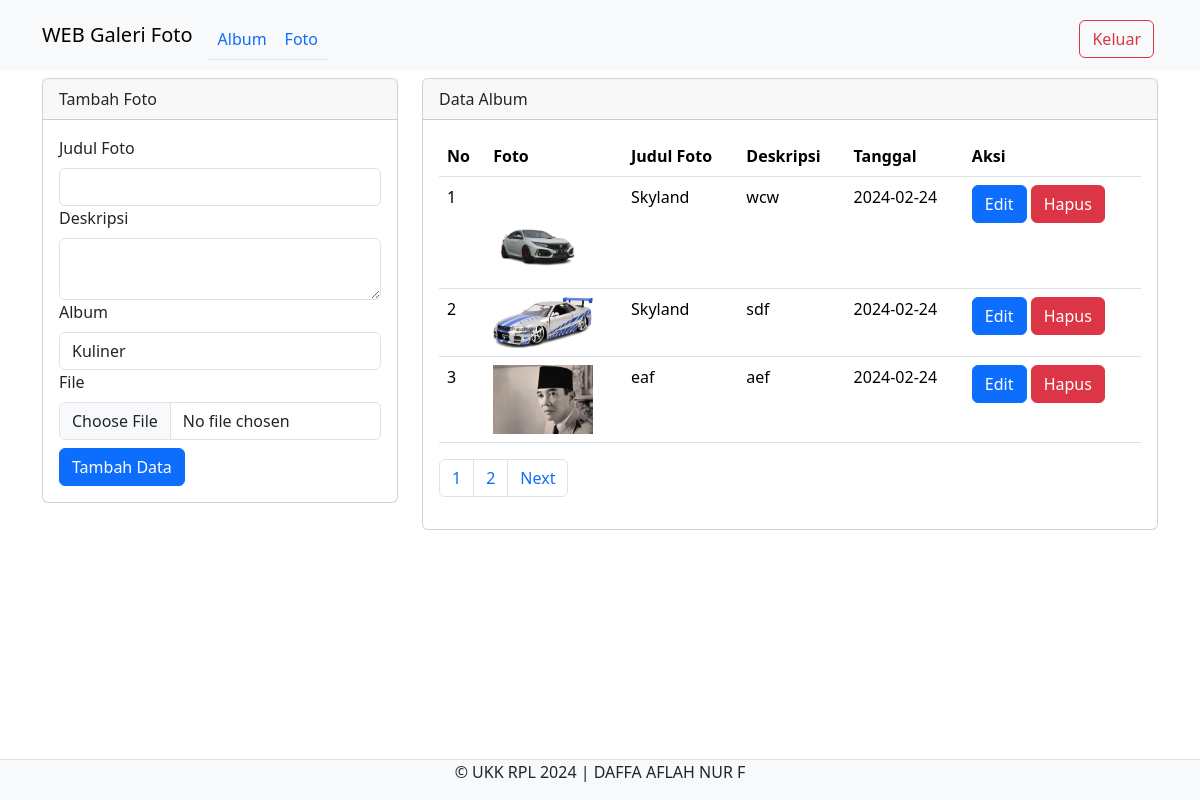
Screenshot of /galerifoto/admin/foto.php (signed in) with the database file from the repository.
### tables this page shows
CREATE TABLE `foto` (
  `fotoid` int(11) NOT NULL,
  `judulfoto` varchar(225) NOT NULL,
  `deskripsi` text NOT NULL,
  `tanggalunggah` date NOT NULL,
  `lokasifile` varchar(225) NOT NULL,
  `albumid` int(11) NOT NULL,
  `userid` int(11) NOT NULL
);

### galerifoto/admin/foto.php (the view, shortened to what this page needs)
<?php
include '../config/koneksi.php';
?>
<!DOCTYPE html>
<html lang="en">
<head>
    <link rel="stylesheet" href="../assets/css/bootstrap.min.css">
</head>
<body>
    <nav class="navbar navbar-expand-lg bg-body-tertiary">
        <div class="container">
            <a class="navbar-brand" href="index.php">WEB Galeri Foto</a>
            <div class="collapse navbar-collapse mt-2" id="navbarNavAltMarkup">
                <div class="navbar-nav me-auto">
                    <ul class="nav nav-tabs">
                        <li class="nav-item">
                            <a class="nav-link" href="album.php">Album</a>
                        </li>
                        <li class="nav-item">
                            <a class="nav-link" href="foto.php">Foto</a>
                        </li>
                    </ul>
                </div>
                <a href="../config/aksi_logout.php" class="btn btn-outline-danger m-1">Keluar</a>
            </div>
        </div>
    </nav>
    <div class="container">
        <div class="row">
            <div class="col-md-4">
                <div class="card mt-2">
                    <div class="card-header">Tambah Foto</div>
                    <div class="card-body">
                        <form action="../config/aksi_foto.php" method="POST" enctype="multipart/form-data">
                            <label for="" class="form-label">Judul Foto</label>
                            <input type="text" name="judulfoto" class="form-control" required>
                            <label for="" class="form-label">Deskripsi</label>
                            <textarea name="deskripsifoto" class="form-control" required></textarea>
                            <label for="" class="form-label">Album</label>
                            <select name="albumid" class="form-control">
                                <?php
                                $userid = $_SESSION['userid'];
                                $sql_album = mysqli_query($koneksi, "SELECT * FROM album WHERE userid='$userid'");
                                while ($data_album = mysqli_fetch_array($sql_album)) { ?>
                                    <option value="<?php echo $data_album['albumid'] ?>">
                                        <?php echo $data_album['namaalbum'] ?>
                                    </option>
                                <?php }
                                ?>
                            </select>
                            <label for="" class="form-label">File</label>
                            <input type="file" name="lokasifile" class="form-control" required>
                            <button class="btn btn-primary mt-2" name="tambah" type="submit">Tambah Data</button>
                        </form>
                    </div>
                </div>
            </div>
            <div class="col-md-8">
                <div class="card mt-2">
                    <div class="card-header">Data Album</div>
                    <div class="card-body">
                        <table class="table">
                            <thead>
                                <tr>
                                    <th>No</th>
                                    <th>Foto</th>
                                    <th>Judul Foto</th>
                                    <th>Deskripsi</th>
                                    <th>Tanggal</th>
                                    <th>Aksi</th>
                                </tr>
                            </thead>
                            <tbody>
                                <?php
                                $batas = 3;
                                $halaman = isset($_GET['halaman']) ? (int) $_GET['halaman'] : 1;
                                $halaman_awal = ($halaman > 1) ? ($halaman * $batas) - $batas : 0;
                                $next = $halaman + 1;
                                $data = mysqli_query($koneksi, "select * from foto");
                                $jumlah_data = mysqli_num_rows($data);
                                $total_halaman = ceil($jumlah_data / $batas);
                                $no = $halaman_awal + 1;
                                $userid = $_SESSION['userid'];
                                $sql = mysqli_query($koneksi, "SELECT * FROM foto WHERE userid='$userid' limit $halaman_awal, $batas");
                                while ($data = mysqli_fetch_array($sql)) {
                                    ?>
                                    <tr>
                                        <td>
                                            <?php echo $no++ ?>
                                        </td>
                                        <td><img src="../assets/img/<?php echo $data['lokasifile'] ?>" width="100"></td>
                                        <td>
                                            <?php echo $data['judulfoto'] ?>
                                        </td>
                                        <td>
                                            <?php echo $data['deskripsi'] ?>
                                        </td>
                                        <td>
                                            <?php echo $data['tanggalunggah'] ?>
                                        </td>
                                        <td>
                                            <button type="button" class="btn btn-primary" data-bs-toggle="modal"
                                                data-bs-target="#edit<?php echo $data['fotoid'] ?>">
                                                Edit
                                            </button>
                                            <button type="button" class="btn btn-danger" data-bs-toggle="modal"
                                                data-bs-target="#hapus<?php echo $data['fotoid'] ?>">
                                                Hapus
                                            </button>
                                        </td>
                                    </tr>
                                <?php } ?>
                            </tbody>
                        </table>
                        <nav>
                            <ul class="pagination ">
                                <?php
                                for ($x = 1; $x <= $total_halaman; $x++) {
                                    ?>
                                    <li class="page-item"><a class="page-link" href="?halaman=<?php echo $x ?>">
                                            <?php echo $x; ?>
                                        </a></li>
                                    <?php
                                }
                                ?>
                                <li class="page-item">
                                    <a class="page-link" <?php if ($halaman < $total_halaman) {
                                        echo "href='?halaman=$next'";
                                    } ?>>Next</a>
                                </li>
                            </ul>
                        </nav>
                    </div>
                </div>
            </div>
        </div>
    </div>
    <footer class="d-flax justify-content-center border-top mt-3 bg-light fixed-bottom">
        <div class="container" style="text-align: center;">
            <p>&copy; UKK RPL 2024 | DAFFA AFLAH NUR F</p>
        </div>
    </footer>
</body>
</html>

### rows the page displays
foto: lokasifile (picture), judulfoto "Skyland", deskripsi "wcw", tanggalunggah "2024-02-24"
foto: lokasifile (picture), judulfoto "Skyland", deskripsi "sdf", tanggalunggah "2024-02-24"
foto: lokasifile (picture), judulfoto "eaf", deskripsi "aef", tanggalunggah "2024-02-24"

### other values shown
form field albumid "Kuliner"
